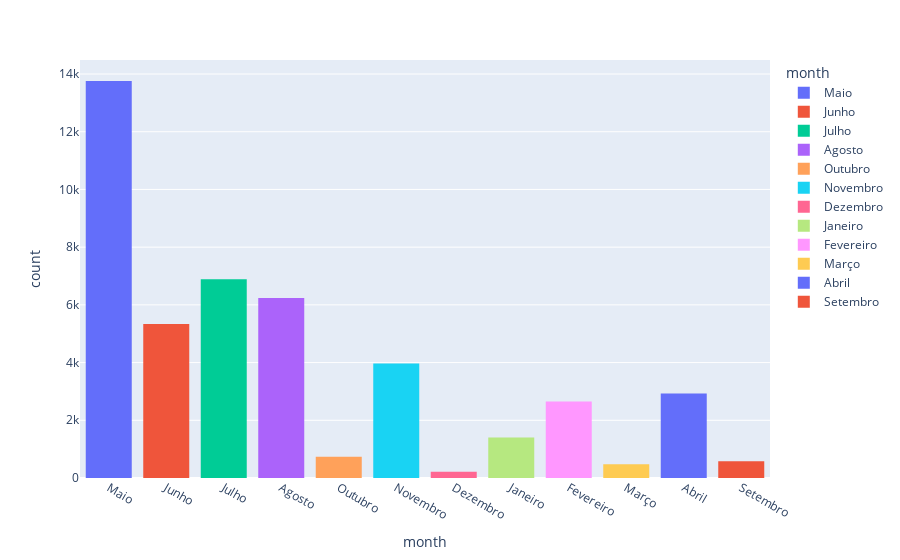

The notebook cell this image was saved under:
### Code cell
px.histogram(data, x="month", color="month")

### Figure 1 — Plotly figure (JSON) as saved in the notebook; plotly's stock layout.template omitted (floating-point values rounded to 4 significant figures; data arrays with more than 128 entries replaced by an {"elided": "..."} marker saying what was removed)
{"data": [{"alignmentgroup": "True", "bingroup": "x", "hovertemplate": "month=%{x}<br>count=%{y}<extra></extra>", "legendgroup": "Maio", "marker": {"color": "#636efa"}, "name": "Maio", "offsetgroup": "Maio", "orientation": "v", "showlegend": true, "type": "histogram", "x": {"elided": "13762 str values"}, "xaxis": "x", "yaxis": "y"}, {"alignmentgroup": "True", "bingroup": "x", "hovertemplate": "month=%{x}<br>count=%{y}<extra></extra>", "legendgroup": "Junho", "marker": {"color": "#EF553B"}, "name": "Junho", "offsetgroup": "Junho", "orientation": "v", "showlegend": true, "type": "histogram", "x": {"elided": "5341 str values"}, "xaxis": "x", "yaxis": "y"}, {"alignmentgroup": "True", "bingroup": "x", "hovertemplate": "month=%{x}<br>count=%{y}<extra></extra>", "legendgroup": "Julho", "marker": {"color": "#00cc96"}, "name": "Julho", "offsetgroup": "Julho", "orientation": "v", "showlegend": true, "type": "histogram", "x": {"elided": "6890 str values"}, "xaxis": "x", "yaxis": "y"}, {"alignmentgroup": "True", "bingroup": "x", "hovertemplate": "month=%{x}<br>count=%{y}<extra></extra>", "legendgroup": "Agosto", "marker": {"color": "#ab63fa"}, "name": "Agosto", "offsetgroup": "Agosto", "orientation": "v", "showlegend": true, "type": "histogram", "x": {"elided": "6235 str values"}, "xaxis": "x", "yaxis": "y"}, {"alignmentgroup": "True", "bingroup": "x", "hovertemplate": "month=%{x}<br>count=%{y}<extra></extra>", "legendgroup": "Outubro", "marker": {"color": "#FFA15A"}, "name": "Outubro", "offsetgroup": "Outubro", "orientation": "v", "showlegend": true, "type": "histogram", "x": {"elided": "738 str values"}, "xaxis": "x", "yaxis": "y"}, {"alignmentgroup": "True", "bingroup": "x", "hovertemplate": "month=%{x}<br>count=%{y}<extra></extra>", "legendgroup": "Novembro", "marker": {"color": "#19d3f3"}, "name": "Novembro", "offsetgroup": "Novembro", "orientation": "v", "showlegend": true, "type": "histogram", "x": {"elided": "3970 str values"}, "xaxis": "x", "yaxis": "y"}, {"alignmentgroup": "True", "bingroup": "x", "hovertemplate": "month=%{x}<br>count=%{y}<extra></extra>", "legendgroup": "Dezembro", "marker": {"color": "#FF6692"}, "name": "Dezembro", "offsetgroup": "Dezembro", "orientation": "v", "showlegend": true, "type": "histogram", "x": {"elided": "214 str values"}, "xaxis": "x", "yaxis": "y"}, {"alignmentgroup": "True", "bingroup": "x", "hovertemplate": "month=%{x}<br>count=%{y}<extra></extra>", "legendgroup": "Janeiro", "marker": {"color": "#B6E880"}, "name": "Janeiro", "offsetgroup": "Janeiro", "orientation": "v", "showlegend": true, "type": "histogram", "x": {"elided": "1403 str values"}, "xaxis": "x", "yaxis": "y"}, {"alignmentgroup": "True", "bingroup": "x", "hovertemplate": "month=%{x}<br>count=%{y}<extra></extra>", "legendgroup": "Fevereiro", "marker": {"color": "#FF97FF"}, "name": "Fevereiro", "offsetgroup": "Fevereiro", "orientation": "v", "showlegend": true, "type": "histogram", "x": {"elided": "2649 str values"}, "xaxis": "x", "yaxis": "y"}, {"alignmentgroup": "True", "bingroup": "x", "hovertemplate": "month=%{x}<br>count=%{y}<extra></extra>", "legendgroup": "Março", "marker": {"color": "#FECB52"}, "name": "Março", "offsetgroup": "Março", "orientation": "v", "showlegend": true, "type": "histogram", "x": {"elided": "477 str values"}, "xaxis": "x", "yaxis": "y"}, {"alignmentgroup": "True", "bingroup": "x", "hovertemplate": "month=%{x}<br>count=%{y}<extra></extra>", "legendgroup": "Abril", "marker": {"color": "#636efa"}, "name": "Abril", "offsetgroup": "Abril", "orientation": "v", "showlegend": true, "type": "histogram", "x": {"elided": "2932 str values"}, "xaxis": "x", "yaxis": "y"}, {"alignmentgroup": "True", "bingroup": "x", "hovertemplate": "month=%{x}<br>count=%{y}<extra></extra>", "legendgroup": "Setembro", "marker": {"color": "#EF553B"}, "name": "Setembro", "offsetgroup": "Setembro", "orientation": "v", "showlegend": true, "type": "histogram", "x": {"elided": "579 str values"}, "xaxis": "x", "yaxis": "y"}], "layout": {"barmode": "relative", "legend": {"title": {"text": "month"}, "tracegroupgap": 0}, "margin": {"t": 60}, "xaxis": {"anchor": "y", "categoryarray": ["Maio", "Junho", "Julho", "Agosto", "Outubro", "Novembro", "Dezembro", "Janeiro", "Fevereiro", "Março", "Abril", "Setembro"], "categoryorder": "array", "domain": [0, 1], "title": {"text": "month"}}, "yaxis": {"anchor": "x", "domain": [0, 1], "title": {"text": "count"}}}}
